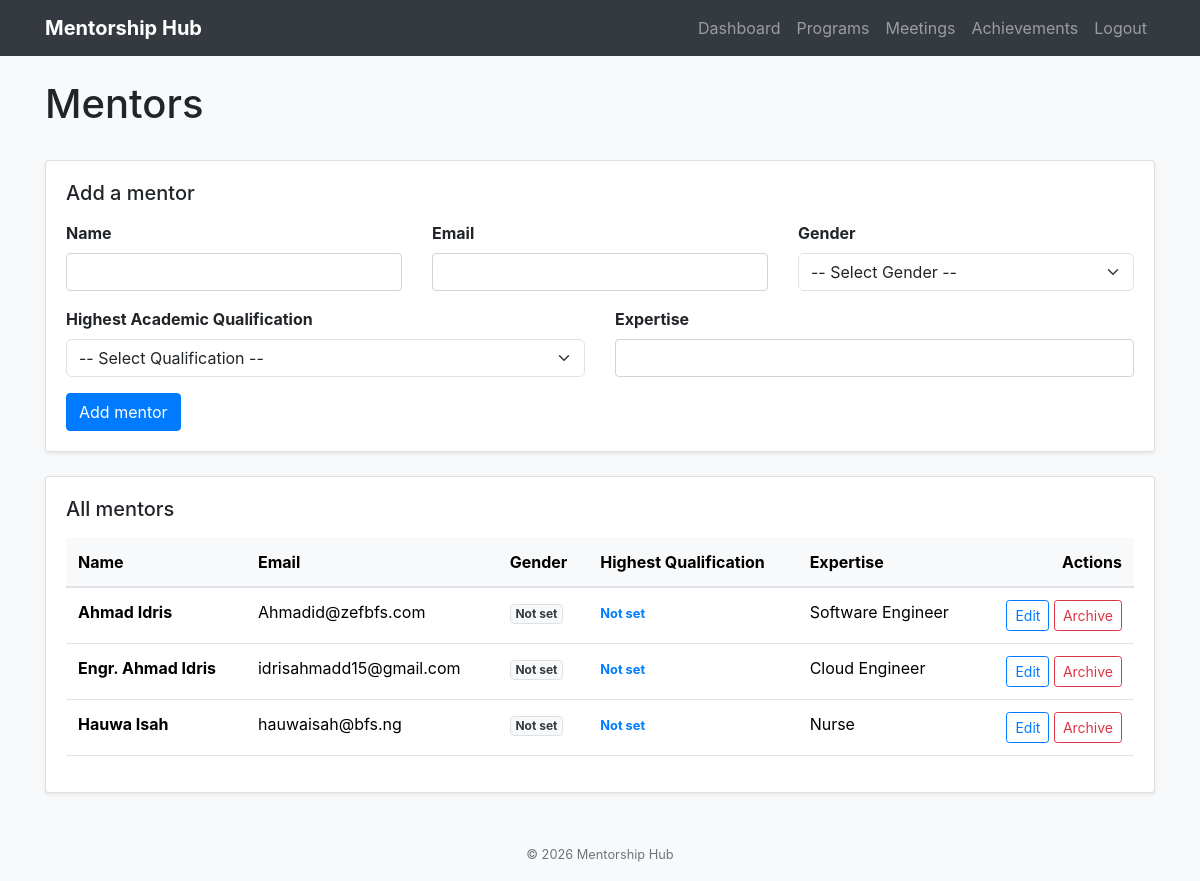
The app's page /mentors (signed in) with its own data.
### tables this page shows
CREATE TABLE Mentor ( 

    MentorID INTEGER PRIMARY KEY AUTOINCREMENT, 

    Name TEXT, 

    Email TEXT, 

    Expertise TEXT, 

    JoinedAt TEXT DEFAULT CURRENT_TIMESTAMP 

, IsActive INTEGER DEFAULT 1, Gender TEXT, HighestQualification TEXT);

### app.py (the view)
@app.route('/mentors')
def mentors():
    if 'user_name' not in session:
        return redirect(url_for('login'))
    edit_id = request.args.get('edit')
    mentor_to_edit = None
    conn = sqlite3.connect(DB_PATH)
    cursor = conn.cursor()
    cursor.execute('''
        SELECT MentorID, Name, Email, Expertise, COALESCE(Gender, 'Not set'), COALESCE(HighestQualification, 'Not set')
        FROM Mentor WHERE IsActive = 1 ORDER BY Name
    ''')
    mentor_list = cursor.fetchall()
    if edit_id:
        cursor.execute('SELECT MentorID, Name, Email, Expertise, Gender, HighestQualification FROM Mentor WHERE MentorID = ?', (edit_id,))
        mentor_to_edit = cursor.fetchone()
    conn.close()
    return render_template('mentors.html', mentors=mentor_list, mentor_to_edit=mentor_to_edit)

### templates/mentors.html (shortened to what this page needs)
{% extends "base.html" %}
{% block content %}
<div class="d-flex justify-content-between align-items-center mb-4">
    <h1>Mentors</h1>
</div>
<div class="card shadow-sm mb-4">
    <div class="card-body">
        <h2 class="h5 mb-3">{{ 'Edit mentor' if mentor_to_edit else 'Add a mentor' }}</h2>
        <form method="POST" action="{{ url_for('edit_mentor', mentor_id=mentor_to_edit[0]) if mentor_to_edit else url_for('add_mentor') }}">
            <div class="row g-3">
                <div class="col-md-4">
                    <label for="name" class="form-label font-weight-bold">Name</label>
                    <input type="text" id="name" name="name" class="form-control" value="{{ mentor_to_edit[1] if mentor_to_edit else '' }}" required>
                </div>
                <div class="col-md-4">
                    <label for="email" class="form-label font-weight-bold">Email</label>
                    <input type="email" id="email" name="email" class="form-control" value="{{ mentor_to_edit[2] if mentor_to_edit else '' }}" required>
                </div>
                <div class="col-md-4">
                    <label for="gender" class="form-label font-weight-bold">Gender</label>
                    <select id="gender" name="gender" class="form-select" required>
                        <option value="">-- Select Gender --</option>
                    </select>
                </div>
                <div class="col-md-6">
                    <label for="highest_qualification" class="form-label font-weight-bold">Highest Academic Qualification</label>
                    <select id="highest_qualification" name="highest_qualification" class="form-select" required>
                        <option value="">-- Select Qualification --</option>
                    </select>
                </div>
                <div class="col-md-6">
                    <label for="expertise" class="form-label font-weight-bold">Expertise</label>
                    <input type="text" id="expertise" name="expertise" class="form-control" value="{{ mentor_to_edit[3] if mentor_to_edit else '' }}">
                </div>
            </div>
            <div class="mt-3 d-flex gap-2">
                <button type="submit" class="btn btn-primary">{{ 'Save changes' if mentor_to_edit else 'Add mentor' }}</button>
            </div>
        </form>
    </div>
</div>
<div class="card shadow-sm">
    <div class="card-body">
        <h2 class="h5 mb-3">All mentors</h2>
        {% if mentors %}
        <div class="table-responsive">
            <table class="table align-middle">
                <thead class="table-light">
                    <tr>
                        <th>Name</th>
                        <th>Email</th>
                        <th>Gender</th>
                        <th>Highest Qualification</th>
                        <th>Expertise</th>
                        <th class="text-end">Actions</th>
                    </tr>
                </thead>
                <tbody>
                    {% for mentor in mentors %}
                    <tr>
                        <td><strong>{{ mentor[1] }}</strong></td>
                        <td>{{ mentor[2] }}</td>
                        <td><span class="badge bg-light text-dark border">{{ mentor[4] }}</span></td>
                        <td><small class="text-primary font-weight-bold">{{ mentor[5] }}</small></td>
                        <td>{{ mentor[3] or 'Not set' }}</td>
                        <td class="text-end">
                            <a href="{{ url_for('mentors', edit=mentor[0]) }}" class="btn btn-sm btn-outline-primary">Edit</a>
                            <form method="POST" action="{{ url_for('delete_mentor', mentor_id=mentor[0]) }}" class="d-inline" onsubmit="return confirm('Archive this mentor? This will deactivate their login.');">
                                <button type="submit" class="btn btn-sm btn-outline-danger">Archive</button>
                            </form>
                        </td>
                    </tr>
                    {% endfor %}
                </tbody>
            </table>
        </div>
        {% else %}
        <p class="text-muted">No mentors have been added yet.</p>
        {% endif %}
    </div>
</div>
{% endblock %}

### templates/base.html (shortened to what this page needs)
<!DOCTYPE html>
<html lang="en">
<head>
    <link href="https://cdn.jsdelivr.net/npm/bootstrap@5.3.3/dist/css/bootstrap.min.css" rel="stylesheet">
    <link href="{{ url_for('static', filename='css/bootstrap.min.css') }}" rel="stylesheet">
</head>
<body class="bg-light">
    <nav class="navbar navbar-expand-lg navbar-dark bg-dark">
        <div class="container">
            <a class="navbar-brand font-weight-bold" href="{{ url_for('dashboard') }}">Mentorship Hub</a>
            <div class="collapse navbar-collapse" id="navMenu">
                <ul class="navbar-nav ms-auto">
                    <li class="nav-item">
                        <a class="nav-link" href="{{ url_for('dashboard') }}">Dashboard</a>
                    </li>
                    <li class="nav-item">
                        <a class="nav-link" href="{{ url_for('programs') }}">Programs</a>
                    </li>
                    <li class="nav-item">
                        <a class="nav-link" href="{{ url_for('meetings') }}">Meetings</a>
                    </li>
                    <li class="nav-item">
                        <a class="nav-link" href="{{ url_for('achievements') }}">Achievements</a>
                    </li>
                    <li class="nav-item">
                        <a class="nav-link" href="{{ url_for('logout') }}">Logout</a>
                    </li>
                </ul>
            </div>
        </div>
    </nav>
    <main class="container mt-4 mb-5">
        {% block content %}{% endblock %}
    </main>
    <footer class="text-center text-muted mt-5 mb-3">
        <small>&copy; 2026 Mentorship Hub</small>
    </footer>
</body>
</html>

### records on screen
Mentor: Name "Ahmad Idris", Email "Ahmadid@zefbfs.com", mentor "Not set", Expertise "Software Engineer"
Mentor: Name "Engr. Ahmad Idris", Email "idrisahmadd15@gmail.com", mentor "Not set", Expertise "Cloud Engineer"
Mentor: Name "Hauwa Isah", Email "hauwaisah@bfs.ng", mentor "Not set", Expertise "Nurse"

### other values on screen
{{ 'Edit mentor' if mentor_to_edit else 'Add a mentor' }} "Add a mentor"
{{ 'Save changes' if mentor_to_edit else 'Add mentor' }} "Add mentor"
